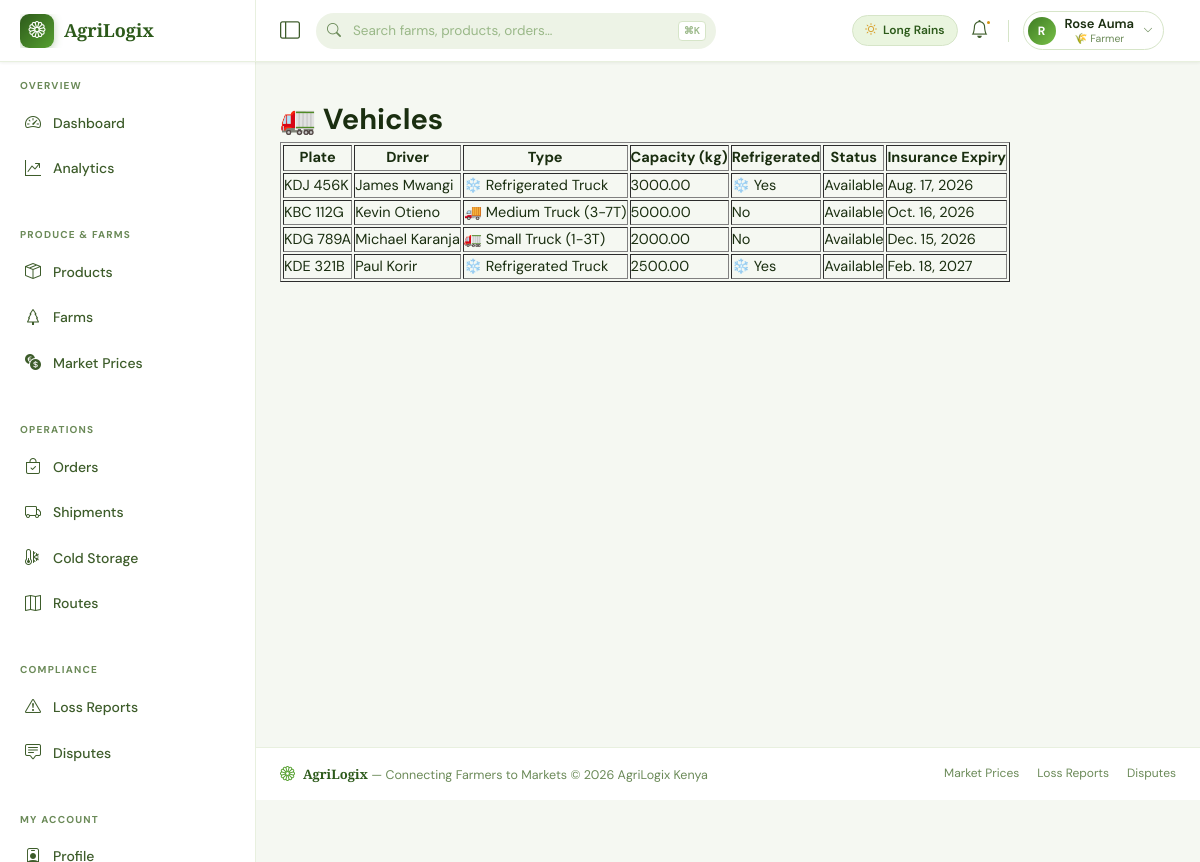
Screenshot of /vehicles/ (signed in) with the database file from the repository.
### web_app/models.py (models this page shows, shortened)
class User(AbstractUser):
    ROLE_CHOICES = [
        ('farmer', '🌾 Farmer'),
        ('buyer', '🏪 Buyer / Market'),
        ('driver', '🚛 Logistics Driver'),
        ('cold_storage', '❄️ Cold Storage Operator'),
        ('admin', '⚙️ Platform Admin'),
    ]
    role = models.CharField(max_length=20, choices=ROLE_CHOICES, default='buyer')
    phone = models.CharField(max_length=20, unique=True, null=True, blank=True)
    profile_photo = models.ImageField(upload_to='profiles/', null=True, blank=True)
    location = models.CharField(max_length=255, blank=True)
    latitude = models.DecimalField(max_digits=9, decimal_places=6, null=True, blank=True)
    longitude = models.DecimalField(max_digits=9, decimal_places=6, null=True, blank=True)
    is_verified = models.BooleanField(default=False)
    rating = models.DecimalField(max_digits=3, decimal_places=2, default=0.00)
    total_transactions = models.PositiveIntegerField(default=0)
    created_at = models.DateTimeField(auto_now_add=True)
    updated_at = models.DateTimeField(auto_now=True)
    class Meta:
        verbose_name = "User"
        verbose_name_plural = "Users"

class Vehicle(models.Model):
    VEHICLE_TYPES = [
        ('motorcycle', '🏍️ Motorcycle'),
        ('pickup', '🚐 Pickup Truck'),
        ('truck_small', '🚛 Small Truck (1-3T)'),
        ('truck_medium', '🚚 Medium Truck (3-7T)'),
        ('truck_large', '🏗️ Large Truck (7T+)'),
        ('refrigerated', '❄️ Refrigerated Truck'),
    ]
    STATUS_CHOICES = [
        ('available', 'Available'),
        ('in_transit', 'In Transit'),
        ('maintenance', 'Under Maintenance'),
        ('inactive', 'Inactive'),
    ]
    driver = models.ForeignKey(User, on_delete=models.CASCADE, related_name='vehicles')
    vehicle_type = models.CharField(max_length=20, choices=VEHICLE_TYPES)
    plate_number = models.CharField(max_length=20, unique=True)
    make_model = models.CharField(max_length=100)
    year = models.PositiveIntegerField()
    capacity_kg = models.DecimalField(max_digits=8, decimal_places=2)
    is_refrigerated = models.BooleanField(default=False)
    refrigeration_min_temp = models.IntegerField(null=True, blank=True)
    refrigeration_max_temp = models.IntegerField(null=True, blank=True)
    insurance_expiry = models.DateField()
    inspection_expiry = models.DateField()
    photo = models.ImageField(upload_to='vehicles/', null=True, blank=True)
    status = models.CharField(max_length=20, choices=STATUS_CHOICES, default='available')
    current_latitude = models.DecimalField(max_digits=9, decimal_places=6, null=True, blank=True)
    current_longitude = models.DecimalField(max_digits=9, decimal_places=6, null=True, blank=True)
    last_location_update = models.DateTimeField(null=True, blank=True)
    created_at = models.DateTimeField(auto_now_add=True)
    class Meta:
        verbose_name = "Vehicle"
        verbose_name_plural = "Vehicles"

### web_app/views.py (the view)
# urls.py: path('vehicles/', views.vehicle_list_view, name='vehicle_list'),
@login_required
def vehicle_list_view(request):
    if request.user.role == 'driver':
        vehicles = Vehicle.objects.filter(driver=request.user)
    else:
        vehicles = Vehicle.objects.filter(status='available').select_related('driver')
    return render(request, 'logistics/vehicle_list.html', {'vehicles': vehicles})

### templates/logistics/vehicle_list.html (shortened to what this page needs)
{% extends 'base.html' %}
{% block content %}
<h1>🚛 Vehicles</h1>
<table border="1">
    <thead>
        <tr>
            <th>Plate</th><th>Driver</th><th>Type</th><th>Capacity (kg)</th>
            <th>Refrigerated</th><th>Status</th><th>Insurance Expiry</th>
        </tr>
    </thead>
    <tbody>
        {% for vehicle in vehicles %}
        <tr>
            <td>{{ vehicle.plate_number }}</td>
            <td>{{ vehicle.driver.get_full_name }}</td>
            <td>{{ vehicle.get_vehicle_type_display }}</td>
            <td>{{ vehicle.capacity_kg }}</td>
            <td>{{ vehicle.is_refrigerated|yesno:"❄️ Yes,No" }}</td>
            <td>{{ vehicle.get_status_display }}</td>
            <td>{{ vehicle.insurance_expiry }}</td>
        </tr>
        {% empty %}
        <tr><td colspan="7">No vehicles found.</td></tr>
        {% endfor %}
    </tbody>
</table>
{% endblock %}

### templates/base.html (shortened to what this page needs)
<!DOCTYPE html>
<html lang="en">
<head>
    <link href="https://cdn.jsdelivr.net/npm/bootstrap-icons@1.11.3/font/bootstrap-icons.min.css" rel="stylesheet">
</head>
<body>
<nav id="topnav" role="banner">
    <div class="nav-brand-zone">
        <a href="{% url 'dashboard' %}" style="display:flex;align-items:center;gap:10px;overflow:hidden;">
            <div class="brand-logo"><i class="bi bi-flower1"></i></div>
            <span class="brand-text">AgriLogix</span>
        </a>
    </div>
    <div class="nav-controls">
        <button class="sidebar-toggle-btn" id="sidebarToggle" aria-label="Toggle sidebar" title="Toggle navigation">
            <i class="bi bi-layout-sidebar"></i>
        </button>
        <div class="nav-search" role="search">
            <input type="text" id="globalSearch" placeholder="Search farms, products, orders…" autocomplete="off" aria-label="Global search">
            <span class="search-kbd">⌘K</span>
        </div>
        <div class="nav-right">
            {% if user.is_authenticated %}
            <div class="season-chip">
                <i class="bi bi-sun" style="color:var(--amber-400);"></i> Long Rains
            </div>
            <a href="{% url 'notification_list' %}" class="nav-icon-btn" aria-label="Notifications">
                <i class="bi bi-bell"></i>
                {% if unread_count %}
                    <span class="notif-count">{{ unread_count }}</span>
                {% else %}
                    <span class="notif-pip"></span>
                {% endif %}
            </a>
            <div class="profile-dropdown">
                <button class="profile-btn" id="profileToggle" aria-haspopup="true" aria-expanded="false">
                    <div class="p-avatar">{{ user.get_full_name|default:user.username|first|upper }}</div>
                    <div class="p-info">
                        <span class="p-name">{{ user.get_full_name|default:user.username }}</span>
                        <span class="p-role">{{ user.get_role_display }}</span>
                    </div>
                    <i class="bi bi-chevron-down p-chevron"></i>
                </button>
            </div>
            {% else %}
            <div class="auth-links">
                <a href="{% url 'login' %}" class="btn-ghost">Sign In</a>
                <a href="{% url 'register' %}" class="btn-solid">Get Started</a>
            </div>
            {% endif %}
        </div>
    </div>
</nav>
<div id="layout">
    <aside id="sidebar" role="navigation" aria-label="Main navigation">
        <div class="sidebar-inner">
            <span class="sb-section-label">Overview</span>
            <a href="{% url 'dashboard' %}" class="sidebar-link"><i class="bi bi-speedometer2"></i> Dashboard</a>
            <a href="{% url 'analytics_dashboard' %}" class="sidebar-link"><i class="bi bi-graph-up-arrow"></i> Analytics</a>
            <span class="sb-section-label">Produce &amp; Farms</span>
            <a href="{% url 'product_list' %}" class="sidebar-link"><i class="bi bi-box-seam"></i> Products</a>
            <a href="{% url 'farm_list' %}" class="sidebar-link"><i class="bi bi-tree"></i> Farms</a>
            <a href="{% url 'market_prices' %}" class="sidebar-link"><i class="bi bi-currency-exchange"></i> Market Prices</a>
            <span class="sb-section-label">Operations</span>
            <a href="{% url 'order_list' %}" class="sidebar-link"><i class="bi bi-bag-check"></i> Orders</a>
            <a href="{% url 'shipment_list' %}" class="sidebar-link"><i class="bi bi-truck"></i> Shipments</a>
            <a href="{% url 'cold_storage_list' %}" class="sidebar-link"><i class="bi bi-thermometer-snow"></i> Cold Storage</a>
            <a href="{% url 'route_list' %}" class="sidebar-link"><i class="bi bi-map"></i> Routes</a>
            <span class="sb-section-label">Compliance</span>
            <a href="{% url 'loss_report_list' %}" class="sidebar-link"><i class="bi bi-exclamation-triangle"></i> Loss Reports</a>
            <a href="{% url 'dispute_list' %}" class="sidebar-link"><i class="bi bi-chat-square-text"></i> Disputes</a>
            {% if user.is_authenticated %}
            <span class="sb-section-label">My Account</span>
            <a href="{% url 'profile' %}" class="sidebar-link"><i class="bi bi-person-badge"></i> Profile</a>
            {% endif %}
        </div>
    </aside>
    <div id="page-content">
        <div id="breadcrumb-wrap">{% block breadcrumb %}{% endblock %}</div>
        <main id="main-content">
            {% block content %}{% endblock %}
        </main>
        <footer id="footer">
            <div class="footer-brand">
                <i class="bi bi-flower1" style="color:var(--green-400);font-size:15px;"></i>
                <span><strong>AgriLogix</strong> — Connecting Farmers to Markets &copy; {% now "Y" %} AgriLogix Kenya</span>
            </div>
            <nav class="footer-links" aria-label="Footer links">
                <a href="{% url 'market_prices' %}">Market Prices</a>
                <a href="{% url 'loss_report_list' %}">Loss Reports</a>
                <a href="{% url 'dispute_list' %}">Disputes</a>
            </nav>
        </footer>
    </div>
</div>
</body>
</html>

### rows the page displays
User: get_full_name|first "R", get_full_name "Rose Auma", role "🌾 Farmer"
Vehicle: plate_number "KDJ 456K", driver.get_full_name "James Mwangi", vehicle_type "❄️ Refrigerated Truck", capacity_kg "3000.00", is_refrigerated "❄️ Yes", status "Available", insurance_expiry "Aug. 17, 2026"
Vehicle: plate_number "KBC 112G", driver.get_full_name "Kevin Otieno", vehicle_type "🚚 Medium Truck (3-7T)", capacity_kg "5000.00", is_refrigerated "No", status "Available", insurance_expiry "Oct. 16, 2026"
Vehicle: plate_number "KDG 789A", driver.get_full_name "Michael Karanja", vehicle_type "🚛 Small Truck (1-3T)", capacity_kg "2000.00", is_refrigerated "No", status "Available", insurance_expiry "Dec. 15, 2026"
Vehicle: plate_number "KDE 321B", driver.get_full_name "Paul Korir", vehicle_type "❄️ Refrigerated Truck", capacity_kg "2500.00", is_refrigerated "❄️ Yes", status "Available", insurance_expiry "Feb. 18, 2027"
